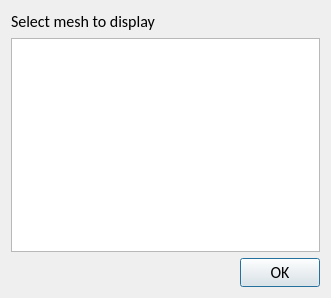
<?xml version="1.0" encoding="UTF-8"?>
<ui version="4.0">
 <class>SelectWin</class>
 <widget class="QDialog" name="SelectWin">
  <property name="geometry">
   <rect>
    <x>0</x>
    <y>0</y>
    <width>331</width>
    <height>298</height>
   </rect>
  </property>
  <property name="font">
   <font>
    <family>Calibri</family>
    <pointsize>12</pointsize>
   </font>
  </property>
  <property name="windowTitle">
   <string>Select mesh</string>
  </property>
  <layout class="QVBoxLayout" name="verticalLayout">
   <item>
    <widget class="QLabel" name="label">
     <property name="font">
      <font>
       <family>Calibri</family>
       <pointsize>12</pointsize>
      </font>
     </property>
     <property name="text">
      <string>Select mesh to display</string>
     </property>
    </widget>
   </item>
   <item>
    <widget class="QListWidget" name="listWidget"/>
   </item>
   <item>
    <layout class="QHBoxLayout" name="horizontalLayout" stretch="1,0">
     <item>
      <spacer name="horizontalSpacer">
       <property name="orientation">
        <enum>Qt::Horizontal</enum>
       </property>
       <property name="sizeHint" stdset="0">
        <size>
         <width>40</width>
         <height>20</height>
        </size>
       </property>
      </spacer>
     </item>
     <item>
      <widget class="QPushButton" name="pushButton_ok">
       <property name="text">
        <string>OK</string>
       </property>
      </widget>
     </item>
    </layout>
   </item>
  </layout>
 </widget>
 <resources/>
 <connections/>
</ui>
